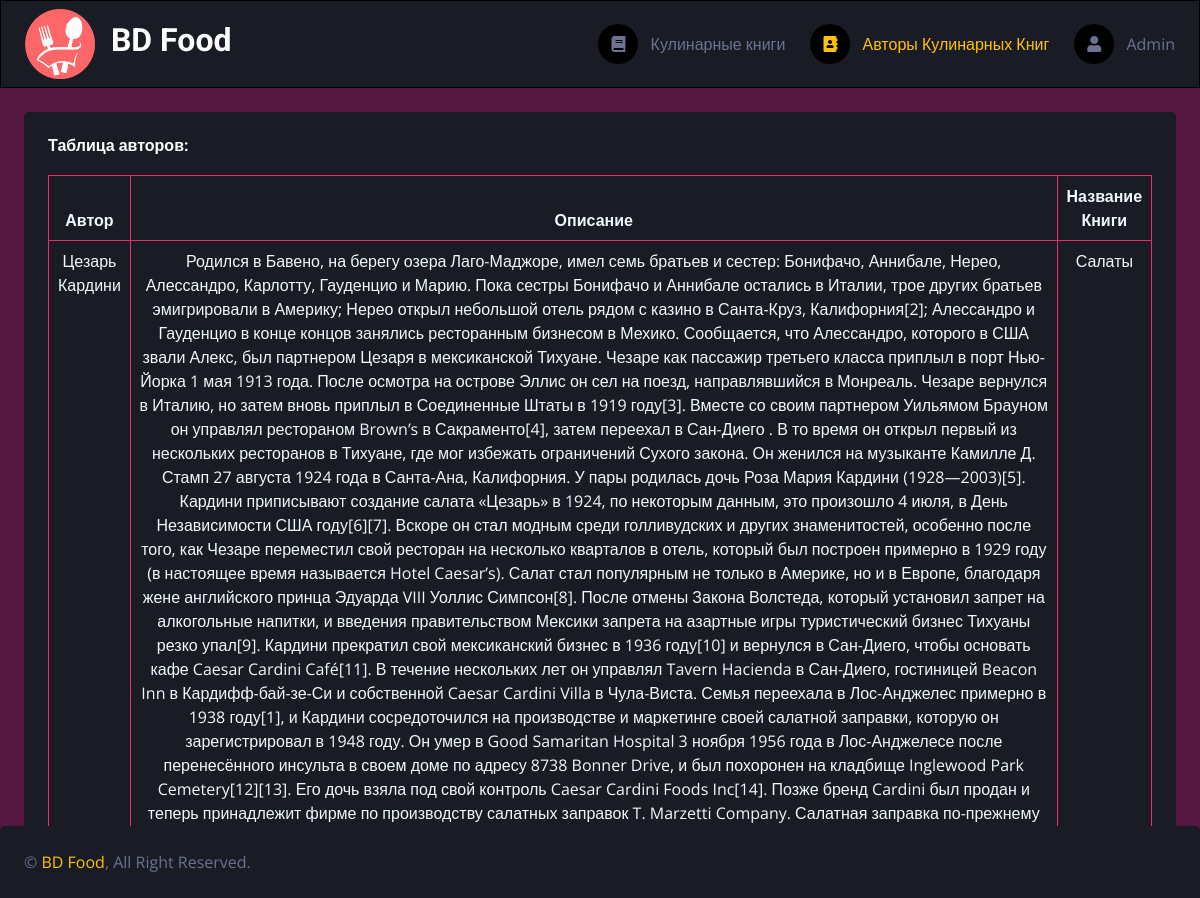
The page /auth/ on the database as committed earlier.
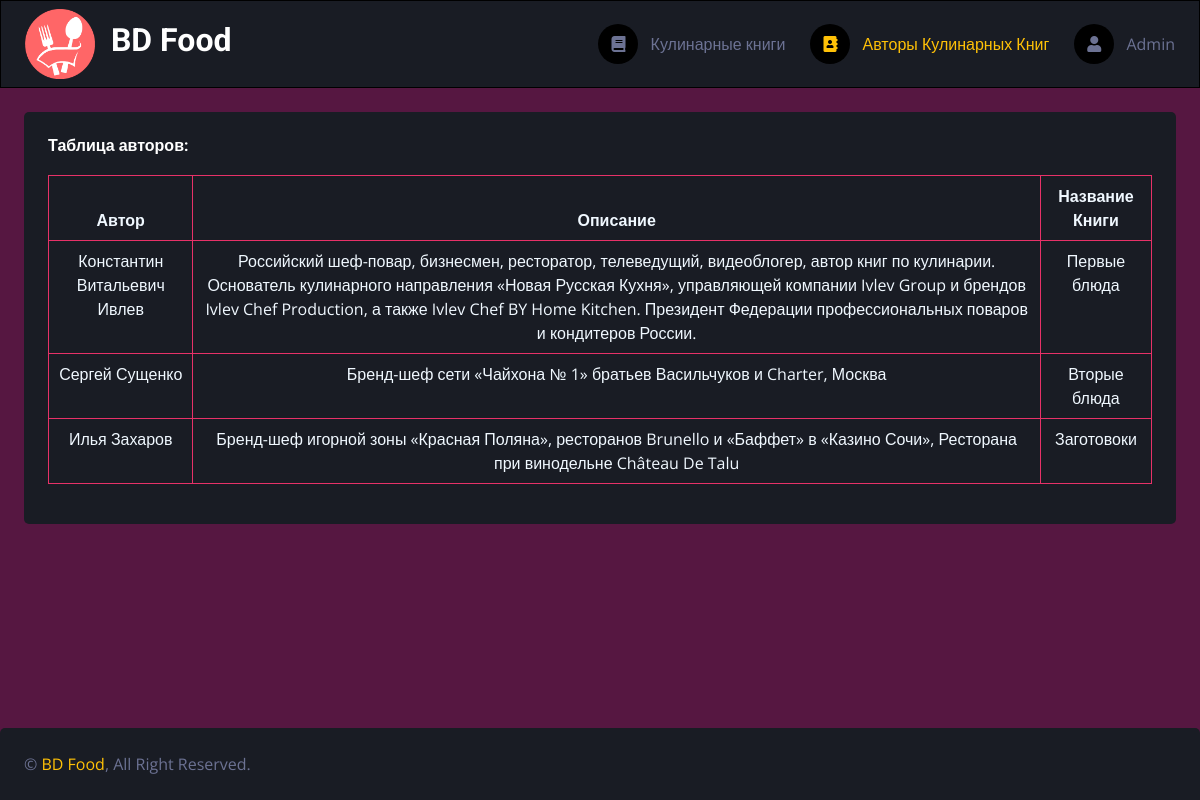
The same page on the database as committed later.
### server/models.py (models this page shows, shortened)
class AuthorProfile(models.Model):
    cookbook = models.OneToOneField(Cookbook, on_delete=models.CASCADE)
    author_name = models.CharField(max_length=100)
    bio = models.TextField()

class Cookbook(models.Model):
    title = models.CharField(max_length=100)

### server/views.py (the view)
# urls.py: path('auth/', views.auth, name='auth'),# url открытия инф об авторах
def auth(request):# Откртыие окна с авторами
    auth = AuthorProfile.objects.all()
    data = {
        'auth': auth,
    }
    return render(request, 'server/authors.html', data)

### server/templates/server/authors.html (shortened to what this page needs)
{% extends "server/index.html" %}
{% load static %}
{% block content %}
<div class="container-fluid pt-4 px-4">
    <div class="row g-4">
        <div class="col-sm-12 col-xl-12">
            <div class="bg-secondary text-center rounded p-4">
                <div class="d-flex align-items-start mb-3">
                    <h6 class="mb-1">Таблица авторов:</h6>
                </div>
                <table style="color: aliceblue; border:1px solid #e73168" class="table table-bordered text-center">
                    <thead>
                    <tr>
                        <th>Автор</th>
                        <th>Описание</th>
                        <th>Название Книги</th>
                    </tr>
                    </thead>
                    {% for i in auth %}
                    <tr>
                        <td>{{i.author_name}}</td>
                        <td>{{i.bio}}</td>
                        <td>{{i.cookbook.title}}</td>
                    </tr>
                    {% endfor %}
                  </table>
            </div>
            </div>
        </div>
    </div>
</div>
{% endblock %}

### server/templates/server/index.html (shortened to what this page needs)
{% load static %}
<!DOCTYPE html>
<html lang="en">
<head>
    <link href="https://cdnjs.cloudflare.com/ajax/libs/font-awesome/5.10.0/css/all.min.css" rel="stylesheet">
    <link href="https://cdn.jsdelivr.net/npm/bootstrap-icons@1.4.1/font/bootstrap-icons.css" rel="stylesheet">
    <link href="{% static 'server/lib/owlcarousel/assets/owl.carousel.min.css' %}" rel="stylesheet">
    <link href="{% static 'server/lib/tempusdominus/css/tempusdominus-bootstrap-4.min.css' %}" rel="stylesheet" />
    <link href="{% static 'server/css/bootstrap.min.css' %}" rel="stylesheet">
    <link href="{% static 'server/css/stylesess.css' %}" rel="stylesheet">
</head>
<body>
    <div class="container-fluid position-relative d-flex p-0">
        <div class="content bg-purple">
            <nav class="navbar navbar-expand bg-secondary navbar-dark sticky-top px-4 py-2 border border-dark border-1">
                <a href="index.html">
                    <img src={% static 'server/img/fon.png' %} alt="" style="width: 70px; height: 70px;">
                </a>
                    <h2>&nbsp;&nbsp;BD Food</h2>
                {% url 'main' as url_main%}
                {% url 'auth' as url_auth%}
                <div class="navbar-nav align-items-center ms-auto">
                    <div class="nav-item">
                        <a class="nav-link {% if url_main == request.path%} active {%endif%}" href="{{url_main}}">
                            <i class="fa fa-book me-lg-2"></i>
                            <span class="d-none d-lg-inline-flex">Кулинарные книги</span>
                        </a>
                    </div>
                    <div class="nav-item">
                        <a class="nav-link {% if url_auth == request.path%} active {%endif%}" href="{{url_auth}}">
                            <i class="fa fa-address-book me-lg-2"></i>
                            <span class="d-none d-lg-inline-flex">Авторы Кулинарных Книг</span>
                        </a>
                    </div>
                    <div class="nav-item">
                        <a href="/admin" class="nav-link">
                            <i class="fa fa-user me-lg-2"></i>
                            <span class="d-none d-lg-inline-flex">Admin</span>
                        </a>
                    </div>
                </div>
            </nav>
            {% block content %}
            {% endblock %}
            <div class="fixed-bottom">
                <div class="bg-secondary rounded-top p-4">
                    <div class="row">
                        <div class="col-12 col-sm-6 text-center text-sm-start">
                            &copy; <a href="#">BD Food</a>, All Right Reserved.
                        </div>
                        <div class="col-12 col-sm-6 text-center text-sm-end">
                        </div>
                    </div>
                </div>
            </div>
        </div>
</body>
</html>

### server/static/server/css/stylesess.css (style rules this page uses)
:root { --primary: #ffc107; --secondary: #191C24; --light: hsl(231, 15%, 50%); --dark: #000000; --purple: #561741; }
.content { min-height: 100vh; background: var(--dark); transition: 0.5s; width: calc(100%); margin-left: 0; }
.content .navbar .navbar-nav .nav-link { margin-left: 25px; padding: 12px 0; color: var(--light); outline: none; }
.content .navbar .navbar-nav .nav-link:hover, .content .navbar .navbar-nav .nav-link.active { color: var(--primary); }
.content .navbar .sidebar-toggler, .content .navbar .navbar-nav .nav-link i { width: 40px; height: 40px; display: inline-flex; align-items: center; justify-content: center; background: var(--dark); border-radius: 40px; }

Rows that differ between the two databases and show on the page:
removed AuthorProfile: author_name "Цезарь Кардини", bio "Родился в Бавено, на берегу озера Лаго-Маджоре, имел семь братьев и сестер: Бонифачо, Аннибале, Нерео, Алессандро, Карлотту, Гауденцио и Марию. Пока сестры Бонифачо и Аннибале остались в Италии, трое других братьев эмигрировали в Америку; Нерео открыл небольшой отель рядом с казино в Санта-Круз, Калифорния[2]; Алессандро и Гауденцио в конце концов занялись ресторанным бизнесом в Мехико. Сообщается, что Алессандро, которого в США звали Алекс, был партнером Цезаря в мексиканской Тихуане. Чезаре как пассажир третьего класса приплыл в порт Нью-Йорка 1 мая 1913 года. После осмотра на острове Эллис он сел на поезд, направлявшийся в Монреаль. Чезаре вернулся в Италию, но затем вновь приплыл в…", cookbook "Салаты"
added AuthorProfile: author_name "Константин Витальевич Ивлев", bio "Российский шеф-повар, бизнесмен, ресторатор, телеведущий, видеоблогер, автор книг по кулинарии. Основатель кулинарного направления «Новая Русская Кухня», управляющей компании Ivlev Group и брендов Ivlev Chef Production, а также Ivlev Chef BY Home Kitchen. Президент Федерации профессиональных поваров и кондитеров России.", cookbook "Первые блюда"
added AuthorProfile: author_name "Сергей Сущенко", bio "Бренд-шеф сети «Чайхона № 1» братьев Васильчуков и Charter, Москва", cookbook "Вторые блюда"
added AuthorProfile: author_name "Илья Захаров", bio "Бренд-шеф игорной зоны «Красная Поляна», ресторанов Brunello и «Баффет» в «Казино Сочи», Ресторана при винодельне Château De Talu", cookbook "Заготовоки"
